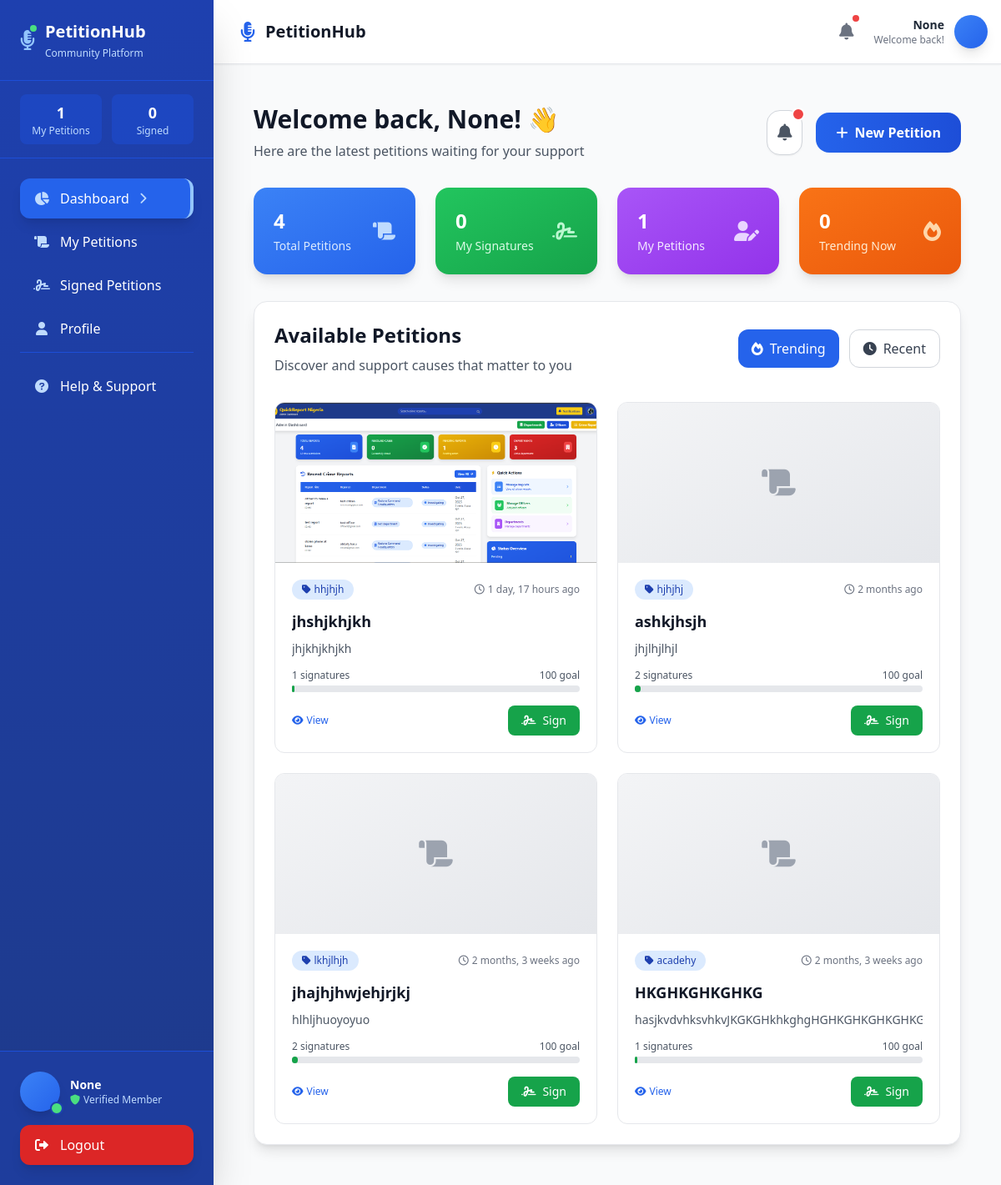
Before: /board/ (signed in) with the older database file.
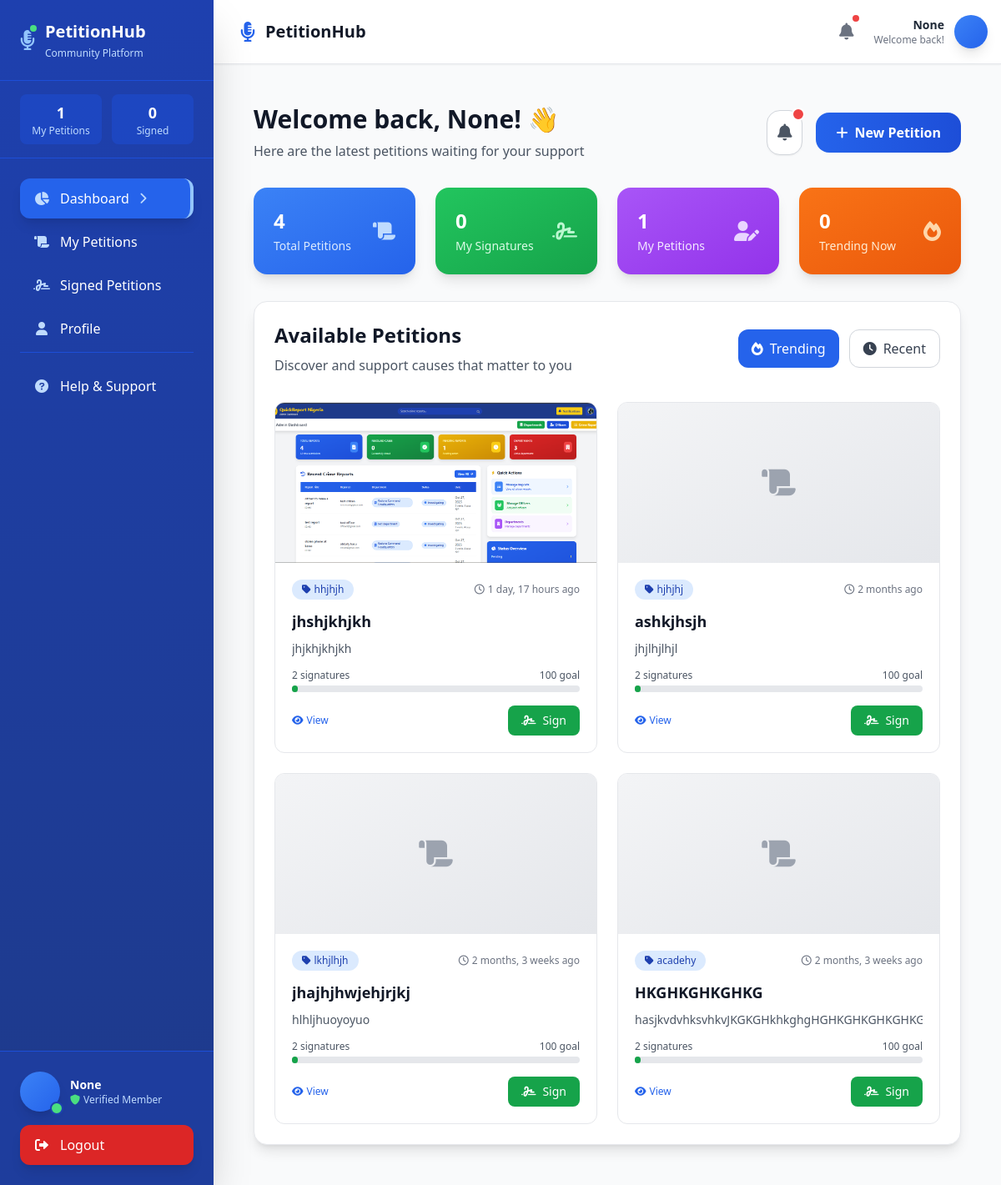
After: the same page with the newer database file.
### peptitions/models.py (models this page shows, shortened)
class Petition(models.Model):
    STATUS_CHOICES = [
        ("pending", "Pending Approval"),
        ("active", "Active"),
        ("closed", "Closed"),
    ]
    CATEGORY_CHOICES = [
        ("environment", "Environment"),
        ("human_rights", "Human Rights"),
        ("education", "Education"),
        ("healthcare", "Healthcare"),
        ("animal_welfare", "Animal Welfare"),
        ("social_justice", "Social Justice"),
        ("technology", "Technology"),
        ("politics", "Politics"),
        ("economy", "Economy"),
        ("arts_culture", "Arts & Culture"),
        ("sports", "Sports"),
        ("other", "Other"),
    ]
    title = models.CharField(max_length=255)
    description = models.TextField()
    image = models.ImageField(upload_to="petitions/", blank=True, null=True)
    category = models.CharField(
        max_length=100,
        choices=CATEGORY_CHOICES,
        default="other"
    )
    target_signatures = models.PositiveIntegerField(default=100)
    current_signatures = models.PositiveIntegerField(default=0)
    status = models.CharField(
        max_length=20,
        choices=STATUS_CHOICES,
        default="pending"   # when user creates, it starts as pending
    )
    created_by = models.ForeignKey(User, on_delete=models.CASCADE, related_name="petitions")
    created_at = models.DateTimeField(auto_now_add=True)
    updated_at = models.DateTimeField(auto_now=True)

### peptitions/views.py (the view)
# urls.py: path("board/", views.board_view, name="board"),
@login_required
def board_view(request):
    signed_petitions = Signature.objects.filter(
        user=request.user
    ).values_list("petition_id", flat=True)
    petitions = Petition.objects.filter(
        status="approved"
    ).exclude(id__in=signed_petitions).order_by("-created_at")
    total_petitions = petitions.count()
    my_signatures = Signature.objects.filter(user=request.user).count()
    my_petitions_count = Petition.objects.filter(created_by=request.user).count()
    trending_petitions = petitions.filter(current_signatures__gte=100).count()
    context = {
        "petitions": petitions,
        "total_petitions": total_petitions,
        "my_signatures": my_signatures,
        "my_petitions_count": my_petitions_count,
        "trending_petitions": trending_petitions,
    }
    return render(request, "peptitions/userPage/board.html", context)

### peptitions/templates/peptitions/userPage/board.html (shortened to what the changed rows need)
{% extends "peptitions/userPage/main.html" %}
{% block content %}
<main class="flex-1 p-6 overflow-y-auto">
  <div class="mb-8">
    <div class="flex flex-col md:flex-row md:items-center md:justify-between">
      <div>
        <h1 class="text-3xl font-bold text-gray-900 mb-2">Welcome back, {{ request.user.first_name|default:request.user.username }}! 👋</h1>
      </div>
    </div>
  </div>
  <div class="bg-white rounded-2xl shadow-lg border border-gray-200 p-6">
    <div class="flex flex-col lg:flex-row lg:items-center lg:justify-between mb-8">
      <div>
        <h2 class="text-2xl font-bold text-gray-900 mb-2">Available Petitions</h2>
      </div>
    </div>
    {% if petitions %}
      <div class="grid grid-cols-1 md:grid-cols-2 xl:grid-cols-3 gap-6">
        {% for petition in petitions %}
          <div class="bg-white rounded-xl border border-gray-200 overflow-hidden hover:shadow-lg transition-all duration-300 group">
            {% if petition.image %}
            <div class="h-48 overflow-hidden">
              <img src="{{ petition.image.url }}"
                   alt="{{ petition.title }}"
                   class="w-full h-full object-cover group-hover:scale-105 transition-transform duration-300">
            </div>
            {% else %}
            <div class="h-48 bg-gradient-to-br from-gray-100 to-gray-200 flex items-center justify-center">
              <i class="fas fa-scroll text-gray-400 text-4xl"></i>
            </div>
            {% endif %}
            <div class="p-5">
              <div class="flex justify-between items-center mb-3">
                <span class="inline-flex items-center px-3 py-1 rounded-full text-xs font-medium bg-blue-100 text-blue-800">
                  <i class="fas fa-tag mr-1"></i>
                  {{ petition.category|default:"General" }}
                </span>
                <span class="text-xs text-gray-500 flex items-center">
                  <i class="far fa-clock mr-1"></i>
                  {{ petition.created_at|timesince }} ago
                </span>
              </div>
              <h3 class="text-lg font-bold text-gray-900 mb-2 line-clamp-2 group-hover:text-blue-600 transition-colors duration-200">
                {{ petition.title }}
              </h3>
              <p class="text-gray-600 text-sm mb-3 line-clamp-2 leading-relaxed">
                {{ petition.description }}
              </p>
              <div class="mb-4">
                <div class="flex justify-between text-xs text-gray-600 mb-1">
                  <span>{{ petition.current_signatures }} signatures</span>
                  <span>{{ petition.target_signatures }} goal</span>
                </div>
                <div class="w-full bg-gray-200 rounded-full h-2">
                  <div class="bg-green-600 h-2 rounded-full transition-all duration-500"
                       style="width: {% widthratio petition.current_signatures petition.target_signatures 100 %}%">
                  </div>
                </div>
              </div>
              <div class="flex justify-between items-center">
                <a href="{% url 'sign_petition' petition.id %}"
                   class="text-blue-600 hover:text-blue-700 font-medium text-sm flex items-center space-x-1 transition-colors duration-200">
                  <i class="fas fa-eye text-xs"></i>
                  <span class="text-xs">View</span>
                </a>
                <form method="post" action="{% url 'sign_petition' petition.id %}" class="m-0">
                  <button type="submit"
                          class="bg-green-600 hover:bg-green-700 text-white px-4 py-2 rounded-lg font-medium transition-all duration-200 transform hover:-translate-y-0.5 hover:shadow-md flex items-center space-x-2">
                    <i class="fas fa-signature text-sm"></i>
                    <span class="text-sm">Sign</span>
                  </button>
                </form>
              </div>
            </div>
          </div>
        {% endfor %}
      </div>
    {% endif %}
  </div>
</main>
{% endblock %}

Changed rows visible on the page:
changed Petition "jhshjkhjkh": current_signatures "1" → "2"
changed Petition "HKGHKGHKGHKG": current_signatures "1" → "2"
